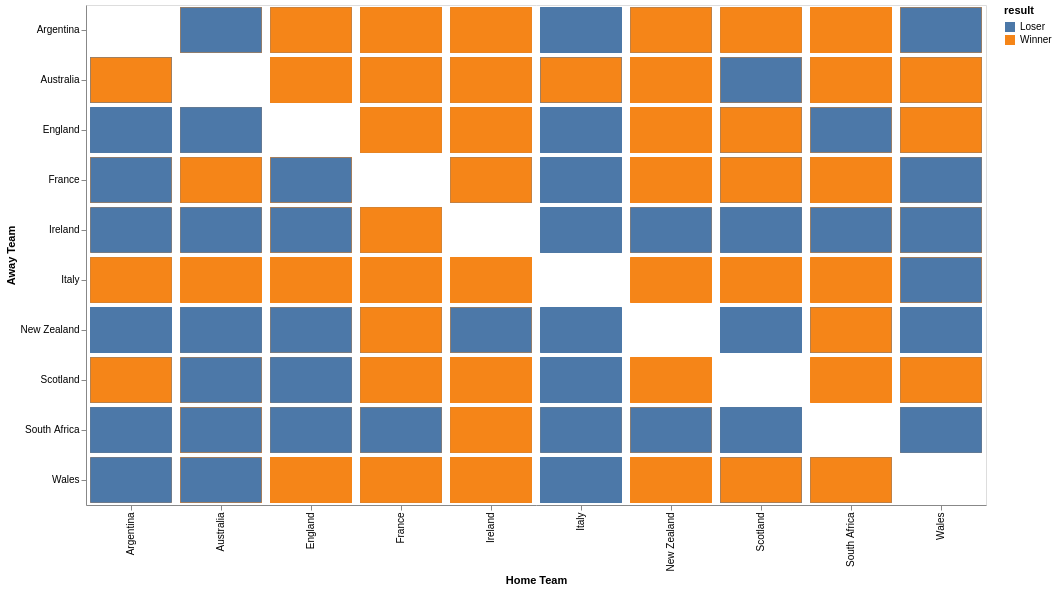

Notebook cell for this chart:
### Code cell
#Grafico para comparar home_team e away_team com relação ao retorno Winner em results

import altair as alt
chart = alt.Chart(df).mark_bar().encode(
    x = alt.X('home_team:N', title='Home Team'),
    y = alt.Y('away_team:N', title='Away Team'),
    color = 'result:N',
).properties(
    width=900,
    height=500
)
chart

### Figure 1 — Vega-Lite specification as saved in the notebook (floating-point values rounded to 4 significant figures; data arrays with more than 128 entries replaced by an {"elided": "..."} marker saying what was removed)
{"config": {"view": {"continuousWidth": 400, "continuousHeight": 300}}, "data": {"name": "data-33d9b187ce5aaacae724a0df87cc5d10"}, "mark": "bar", "encoding": {"color": {"field": "result", "type": "nominal"}, "x": {"field": "home_team", "title": "Home Team", "type": "nominal"}, "y": {"field": "away_team", "title": "Away Team", "type": "nominal"}}, "height": 500, "width": 900, "$schema": "https://vega.github.io/schema/vega-lite/v4.17.0.json", "datasets": {"data-33d9b187ce5aaacae724a0df87cc5d10": {"elided": "2755 records"}}}
